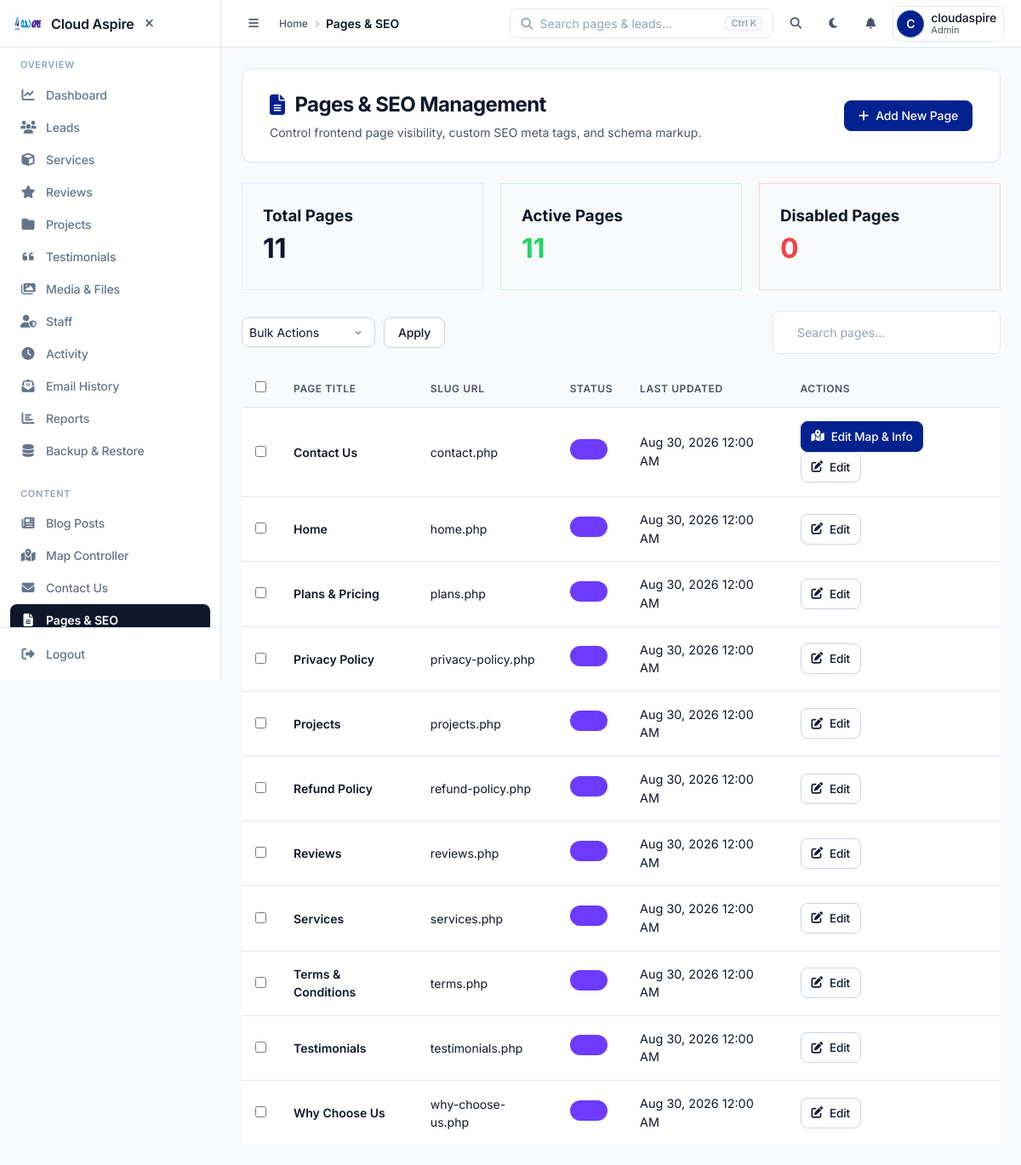
Before: /admin/pages.php (signed in) with the older database file.
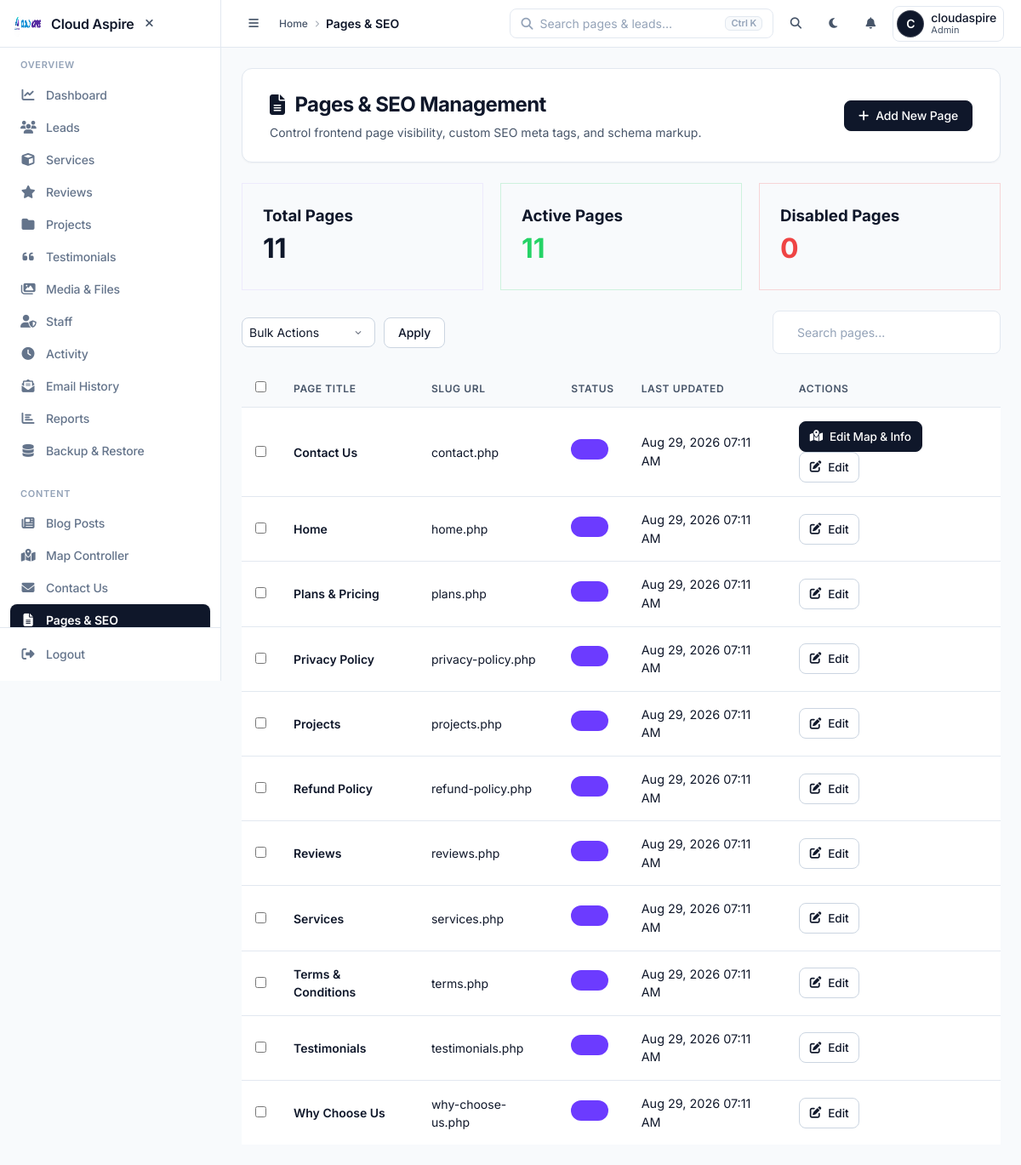
After: the same page with the newer database file.
### tables this page shows
CREATE TABLE `pages` (
  `id` int NOT NULL,
  `page_title` varchar(255) NOT NULL,
  `page_slug` varchar(150) NOT NULL,
  `is_active` tinyint(1) DEFAULT '1',
  `seo_title` varchar(255) DEFAULT NULL,
  `meta_description` text,
  `meta_keywords` text,
  `canonical_url` varchar(500) DEFAULT NULL,
  `og_title` varchar(255) DEFAULT NULL,
  `og_description` text,
  `og_image` varchar(500) DEFAULT NULL,
  `twitter_title` varchar(255) DEFAULT NULL,
  `twitter_description` text,
  `twitter_image` varchar(500) DEFAULT NULL,
  `robots_meta` varchar(100) DEFAULT 'index, follow',
  `schema_markup` text,
  `hero_section` mediumtext,
  `main_content` mediumtext,
  `images` text,
  `buttons` text,
  `custom_html` mediumtext,
  `custom_css` mediumtext,
  `custom_js` mediumtext,
  `created_at` timestamp NOT NULL DEFAULT CURRENT_TIMESTAMP,
  `updated_at` timestamp NOT NULL DEFAULT CURRENT_TIMESTAMP ON UPDATE CURRENT_TIMESTAMP
);

### admin/pages.php (called while the page is built, shortened)
<?php
require_once __DIR__ . '/../app/security_notifier.php';
$stmt = $conn->query("SELECT id, page_slug, page_title, is_active, updated_at FROM pages ORDER BY page_title ASC");
$pages = $stmt->fetchAll(PDO::FETCH_ASSOC);
require_once __DIR__ . '/../app/Views/admin/pages.php';

### app/Views/admin/pages.php (the view, shortened to what the changed rows need)
<?php
require_once __DIR__ . '/../../../admin/includes/header.php';
?>
<div class="admin-container">
    <div class="saas-page-header">
        <div>
            <h1 class="page-title"><i class="fas fa-file-alt" style="color: var(--primary);"></i> Pages & SEO Management</h1>
        </div>
    </div>
    <div class="admin-card fade-in">
        <div class="table-responsive">
            <table class="table" id="pagesTable">
                <thead>
                    <tr>
                        <th width="40"><input type="checkbox" id="selectAll" onclick="toggleSelectAll()"></th>
                        <th>Page Title</th>
                        <th>Slug URL</th>
                        <th>Status</th>
                        <th>Last Updated</th>
                        <th class="text-right">Actions</th>
                    </tr>
                </thead>
                <tbody>
                    <?php foreach ($pages as $p): ?>
                        <tr>
                            <td><input type="checkbox" class="page-checkbox" value="<?= $p['id'] ?>"></td>
                            <td style="font-weight: 600; color: var(--text);"><?= htmlspecialchars($p['page_title']) ?></td>
                            <td style="color: var(--text2);"><?= htmlspecialchars($p['page_slug']) ?></td>
                            <td>
                                <label class="switch" style="position: relative; display: inline-block; width: 44px; height: 24px;">
                                    <span class="slider round" style="position: absolute; cursor: pointer; top: 0; left: 0; right: 0; bottom: 0; background-color: <?= $p['is_active'] ? '#6C3BFF' : '#ccc' ?>; transition: .4s; border-radius: 24px;"></span>
                                </label>
                            </td>
                            <td style="color: var(--text2); font-size: 0.9rem;"><?= date('M j, Y h:i A', strtotime($p['updated_at'])) ?></td>
                            <td class="text-right">
                                <?php if ($p['page_slug'] === 'contact.php'): ?>
                                    <a href="contact-us" class="btn btn-primary" style="padding: 6px 12px; font-size: 0.85rem; text-decoration: none; margin-right: 4px;">
                                        <i class="fas fa-map-location-dot"></i> Edit Map &amp; Info
                                    </a>
                                <?php endif; ?>
                                <button class="btn btn-secondary" onclick="editPage(<?= $p['id'] ?>)" style="padding: 6px 12px; font-size: 0.85rem;"><i class="fas fa-edit"></i> Edit</button>
                            </td>
                        </tr>
                    <?php endforeach; ?>
                </tbody>
            </table>
        </div>
    </div>
</div>
<?php require_once __DIR__ . '/../../../admin/includes/footer.php'; ?>

Changed rows visible on the page:
changed pages "Contact Us": updated_at "Aug 30, 2026 12:00 AM" → "Aug 29, 2026 07:11 AM"
changed pages "Home": updated_at "Aug 30, 2026 12:00 AM" → "Aug 29, 2026 07:11 AM"
changed pages "Plans & Pricing": updated_at "Aug 30, 2026 12:00 AM" → "Aug 29, 2026 07:11 AM"
changed pages "Privacy Policy": updated_at "Aug 30, 2026 12:00 AM" → "Aug 29, 2026 07:11 AM"
changed pages "Projects": updated_at "Aug 30, 2026 12:00 AM" → "Aug 29, 2026 07:11 AM"
changed pages "Refund Policy": updated_at "Aug 30, 2026 12:00 AM" → "Aug 29, 2026 07:11 AM"
changed pages "Reviews": updated_at "Aug 30, 2026 12:00 AM" → "Aug 29, 2026 07:11 AM"
changed pages "Services": updated_at "Aug 30, 2026 12:00 AM" → "Aug 29, 2026 07:11 AM"
changed pages "Terms & Conditions": updated_at "Aug 30, 2026 12:00 AM" → "Aug 29, 2026 07:11 AM"
changed pages "Testimonials": updated_at "Aug 30, 2026 12:00 AM" → "Aug 29, 2026 07:11 AM"
changed pages "Why Choose Us": updated_at "Aug 30, 2026 12:00 AM" → "Aug 29, 2026 07:11 AM"
